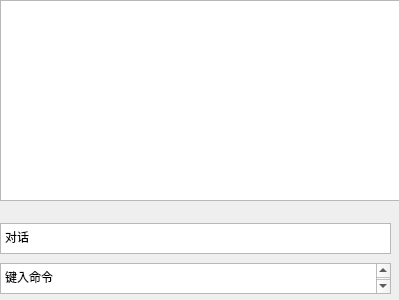
<?xml version="1.0" encoding="UTF-8"?>
<ui version="4.0">
 <class>Form</class>
 <widget class="QWidget" name="Form">
  <property name="geometry">
   <rect>
    <x>0</x>
    <y>0</y>
    <width>399</width>
    <height>300</height>
   </rect>
  </property>
  <property name="windowTitle">
   <string>Form</string>
  </property>
  <widget class="QPlainTextEdit" name="plainTextEdit">
   <property name="geometry">
    <rect>
     <x>0</x>
     <y>263</y>
     <width>391</width>
     <height>31</height>
    </rect>
   </property>
   <property name="plainText">
    <string>键入命令
</string>
   </property>
  </widget>
  <widget class="QTextEdit" name="textEdit">
   <property name="geometry">
    <rect>
     <x>0</x>
     <y>223</y>
     <width>391</width>
     <height>31</height>
    </rect>
   </property>
   <property name="html">
    <string>&lt;!DOCTYPE HTML PUBLIC &quot;-//W3C//DTD HTML 4.0//EN&quot; &quot;http://www.w3.org/TR/REC-html40/strict.dtd&quot;&gt;
&lt;html&gt;&lt;head&gt;&lt;meta name=&quot;qrichtext&quot; content=&quot;1&quot; /&gt;&lt;style type=&quot;text/css&quot;&gt;
p, li { white-space: pre-wrap; }
&lt;/style&gt;&lt;/head&gt;&lt;body style=&quot; font-family:'SimSun'; font-size:9pt; font-weight:400; font-style:normal;&quot;&gt;
&lt;p style=&quot; margin-top:0px; margin-bottom:0px; margin-left:0px; margin-right:0px; -qt-block-indent:0; text-indent:0px;&quot;&gt;对话&lt;/p&gt;&lt;/body&gt;&lt;/html&gt;</string>
   </property>
  </widget>
  <widget class="QTextEdit" name="textEdit_2">
   <property name="geometry">
    <rect>
     <x>0</x>
     <y>0</y>
     <width>401</width>
     <height>201</height>
    </rect>
   </property>
   <property name="readOnly">
    <bool>true</bool>
   </property>
  </widget>
 </widget>
 <resources/>
 <connections/>
</ui>
